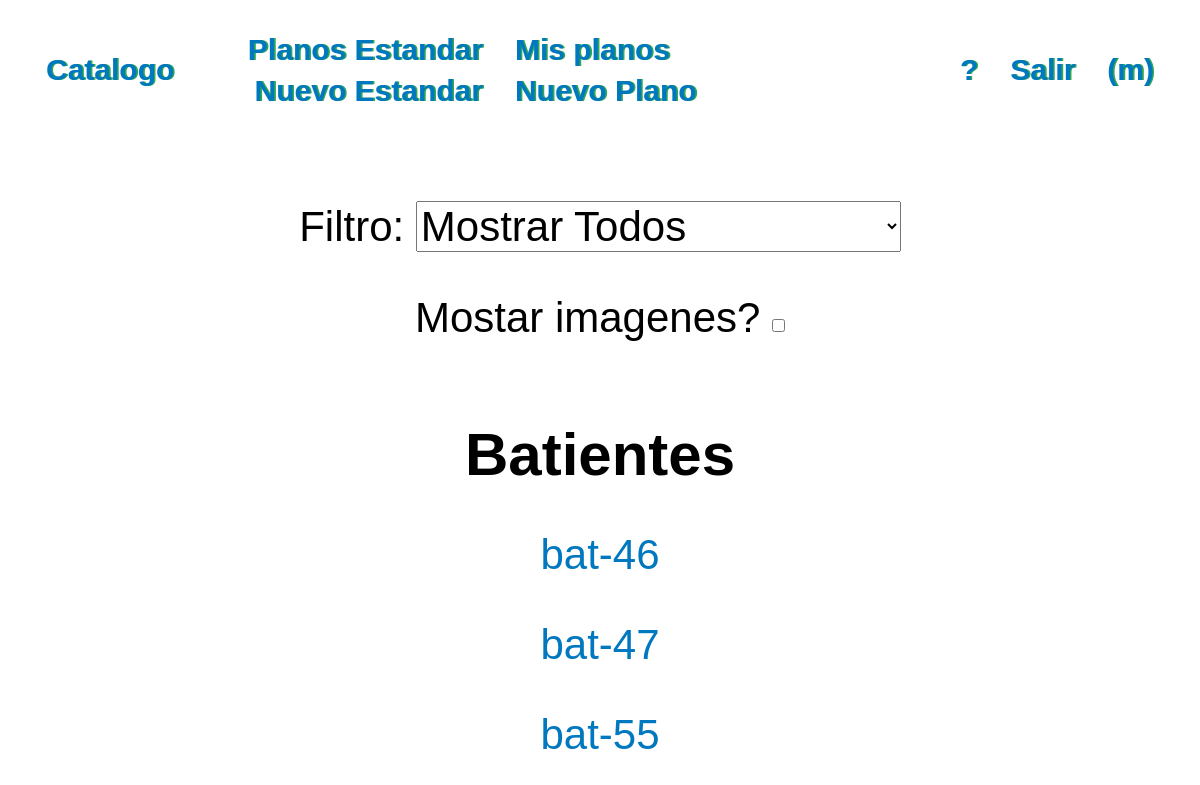
Page /codigos-porcategoria (signed in) on the earlier database version.
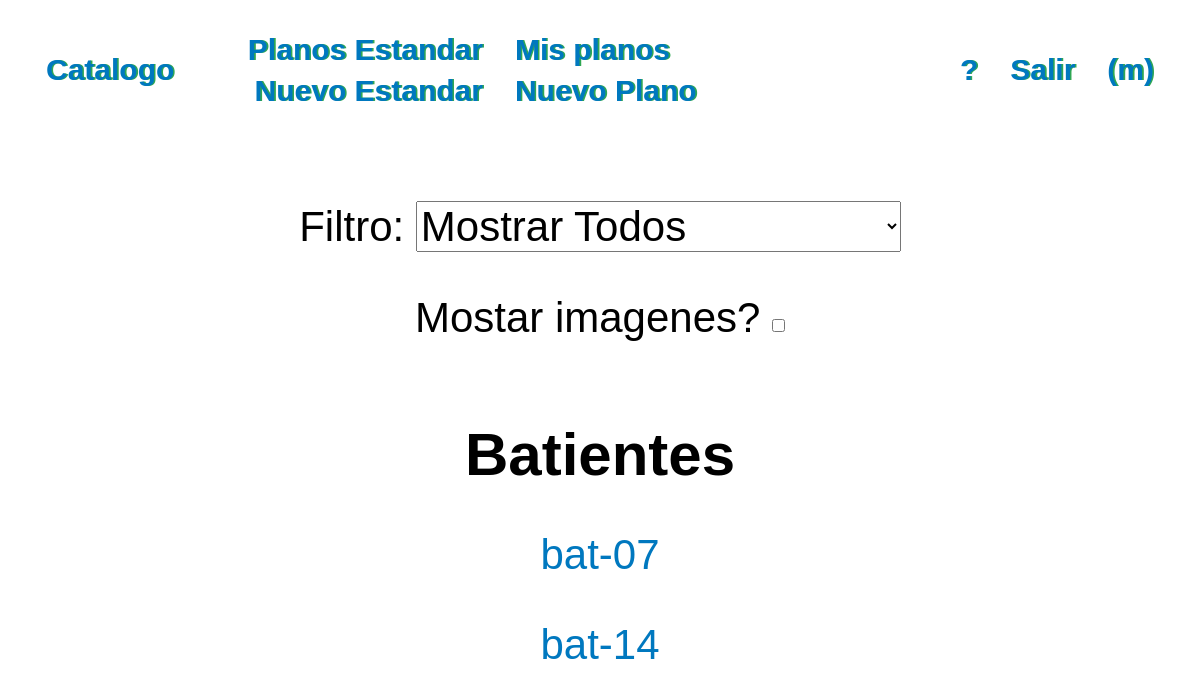
Same page on the later database version.
### registro/models.py (models this page shows)
class Categoria(Model):
    categoria = CharField(max_length=50)
    def __str__(self):
        return self.categoria

class Estandar(Model):
    codigo = SlugField(unique=True)
    imagen = ImageField(upload_to='estandar')
    categoria = ForeignKey(Categoria, on_delete=CASCADE)
    autor = ForeignKey(User, on_delete=CASCADE)
    def __str__(self):
        return self.codigo

### registro/views.py (the view)
# urls.py: path('codigos-porcategoria',views.listacodigosporcategoria,name='codigosporcategoria'),
def listacodigosporcategoria(request):
    if request.method == "POST":
        filtro_value=request.POST.get('filtro')
        if(filtro_value=="All"): # all categories
            categorias = models.Categoria.objects.all()
            codigos = dict(zip(categorias,
                               map(lambda x: x.estandar_set.all(),
                                   categorias)))
        else: # one category
            categoria=models.Categoria.objects.get(categoria=filtro_value)
            codigos=dict([(categoria,
                           categoria.estandar_set.all())])
        codigosfilter=forms.FilterCodigosForm(request.POST)
        showimages=request.POST.get('mostrarimagenes')
    else: # start
        categorias=models.Categoria.objects.all()
        codigosfilter=forms.FilterCodigosForm()
        codigos=dict(zip(categorias,
                         map(lambda x: x.estandar_set.all(),
                              categorias)))
        showimages=False # hardcoded for now
    return render(request,
                  template_name="registro/listacodigos.html",
                  context = {'codigos':codigos,
                             'selectfilter':codigosfilter,
                             'showimages':showimages,
                             'MEDIA_URL':settings.MEDIA_URL})

### registro/forms.py
class FilterCodigosForm(Form):
    mychoices=[('All','Mostrar Todos')]
    try:
        mychoices.extend(list(zip(Categoria.objects.all(),
                                  Categoria.objects.all())))
    except:
        pass
    filtro = forms.ChoiceField(widget=forms.Select(
                                                attrs={'onchange':'submit()'}),
                               choices=mychoices)
    mostrarimagenes = forms.BooleanField(label='Mostar imagenes?',
                                         required=False,
                                         widget=forms.CheckboxInput(
                                             attrs={'onchange':'submit()'}))

### registro/templates/registro/listacodigos.html (shortened to what this page needs)
{% extends 'registro/base.html' %}
{% block content %}
<form action='' method="post">
	{{ selectfilter.as_p }}
</form>
{% for categoria,codigo in codigos.items %}
	{% if codigo %}
	<h2>{{categoria}}</h2>
	<ul>
		{% for c in codigo %}
		<li><a href="{% url 'registro:codigos-detailview' c %}">{{c}}</a>
		</li>
		{% endfor %}
	</ul>
	{% endif %}
{% endfor %}
{% endblock %}

### registro/templates/registro/base.html (shortened to what this page needs)
{% load static %}
<!DOCTYPE html>
<html>
	<head>
		{% block css %}
			<link rel="stylesheet" href="{% static 'css/style.css' %}">
		{% endblock %}
	</head>
	<body>
		{% block navbar %}
		{% include './navbar.html' %}
		{% endblock %}
		<br>
		<main>
		{% block content %}{% endblock %}
		</main>
	</body>
</html>

### registro/templates/registro/navbar.html
<nav>
	<div class="nav" id="left">
		<ul>
			<li><a target="_blank" href="{% url 'registro:catalogo' %}">Catalogo</a></li>
			<div class="estandarplanos">
				<li id="nav-pe"><a href="{% url 'registro:codigosporcategoria' %}">Planos Estandar</a></li>
				{% if user.is_authenticated %}
					<li id="nav-mp"><a href="{% url 'registro:listaplanos' %}">Mis planos</a></li>
					<li id="nav-ne"><a href="{% url 'registro:nuevo-codigo' %}">Nuevo Estandar</a></li>
					<li id="nav-np"><a href="{% url 'registro:nuevo-plano' %}">Nuevo Plano</a></li>
				{% endif %}
			</div>
		</ul>
	</div>
	<div class="nav" id="right">
		{% if user.is_authenticated %}
			<ul>
				<li><a href="{% url 'registro:instrucciones' %}">?</a></li>
				<li><a href="{% url 'logout' %}">Salir</a>
					<li><a href="{% url 'password_change' %}">({{user}})</a></li>
		{% else %}
			<ul>
				<li><a href="{% url 'login' %}">Ingresar</a>
		{% endif %}
			</ul>
</nav>

### registro/static/css/style.css (style rules this page uses)
* { font-family: sans-serif; margin: 0; padding: 0; }
nav { display: flex; flex-direction: row; flex-grow: 1; font-weight: bold; margin: 15px; padding: 15px; }
.nav { display: flex; flex-direction: row; flex-grow: 1; }
.nav a { font-size: 2.5vw; }
.nav ul { display: flex; flex-direction: row; flex-grow: 1; }
#nav-mp, #nav-np { text-align: left; }
#nav-pe, #nav-ne { text-align: right; }
#left.nav .estandarplanos { display: grid; grid-template-columns: 50% 50%; flex-grow: 1; }
#right.nav { justify-content: flex-end; align-items: center; flex-flow: row-reverse; justify-content: right; }
#right.nav ul { justify-content: right; }
nav li { list-style: none; margin: 0.2em 1em; align-self: center; text-shadow: 0.1em 0 #2fa753; }
ul li { list-style: none; }
a, a:link, a:visited, a:active { text-decoration: none; color: #0078bf; }
form { display: inline-block; }
main { margin: 0 auto; text-align: center; }
main p, main a, main input, main button, main label, main select, main img, main li { font-size: 3.5vw; }
main p, main li { margin: 1em 1em; }
h2 { font-size: 5vw; }
h1,h2,h3,h4 { margin: 3vw 0; }

Differences in the rows shown:
removed Estandar: codigo "bat-55"
changed Estandar: codigo "bat-46" → "bat-07"
changed Estandar: codigo "bat-47" → "bat-14"
